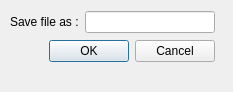
<?xml version="1.0" encoding="UTF-8"?>
<ui version="4.0">
 <class>Save</class>
 <widget class="QDialog" name="Save">
  <property name="geometry">
   <rect>
    <x>0</x>
    <y>0</y>
    <width>233</width>
    <height>92</height>
   </rect>
  </property>
  <property name="windowTitle">
   <string>Dialog</string>
  </property>
  <widget class="QWidget" name="">
   <property name="geometry">
    <rect>
     <x>10</x>
     <y>10</y>
     <width>205</width>
     <height>53</height>
    </rect>
   </property>
   <layout class="QVBoxLayout" name="verticalLayout">
    <item>
     <layout class="QHBoxLayout" name="horizontalLayout">
      <item>
       <widget class="QLabel" name="label">
        <property name="text">
         <string>Save file as :</string>
        </property>
        <property name="buddy">
         <cstring>lineEdit</cstring>
        </property>
       </widget>
      </item>
      <item>
       <widget class="QLineEdit" name="lineEdit"/>
      </item>
     </layout>
    </item>
    <item>
     <widget class="QDialogButtonBox" name="buttonBox">
      <property name="orientation">
       <enum>Qt::Horizontal</enum>
      </property>
      <property name="standardButtons">
       <set>QDialogButtonBox::Cancel|QDialogButtonBox::Ok</set>
      </property>
     </widget>
    </item>
   </layout>
  </widget>
  <zorder>buttonBox</zorder>
  <zorder>label</zorder>
  <zorder>lineEdit</zorder>
  <zorder>label</zorder>
 </widget>
 <resources/>
 <connections>
  <connection>
   <sender>buttonBox</sender>
   <signal>accepted()</signal>
   <receiver>Save</receiver>
   <slot>accept()</slot>
   <hints>
    <hint type="sourcelabel">
     <x>213</x>
     <y>53</y>
    </hint>
    <hint type="destinationlabel">
     <x>157</x>
     <y>70</y>
    </hint>
   </hints>
  </connection>
  <connection>
   <sender>buttonBox</sender>
   <signal>rejected()</signal>
   <receiver>Save</receiver>
   <slot>reject()</slot>
   <hints>
    <hint type="sourcelabel">
     <x>213</x>
     <y>59</y>
    </hint>
    <hint type="destinationlabel">
     <x>232</x>
     <y>70</y>
    </hint>
   </hints>
  </connection>
 </connections>
</ui>
